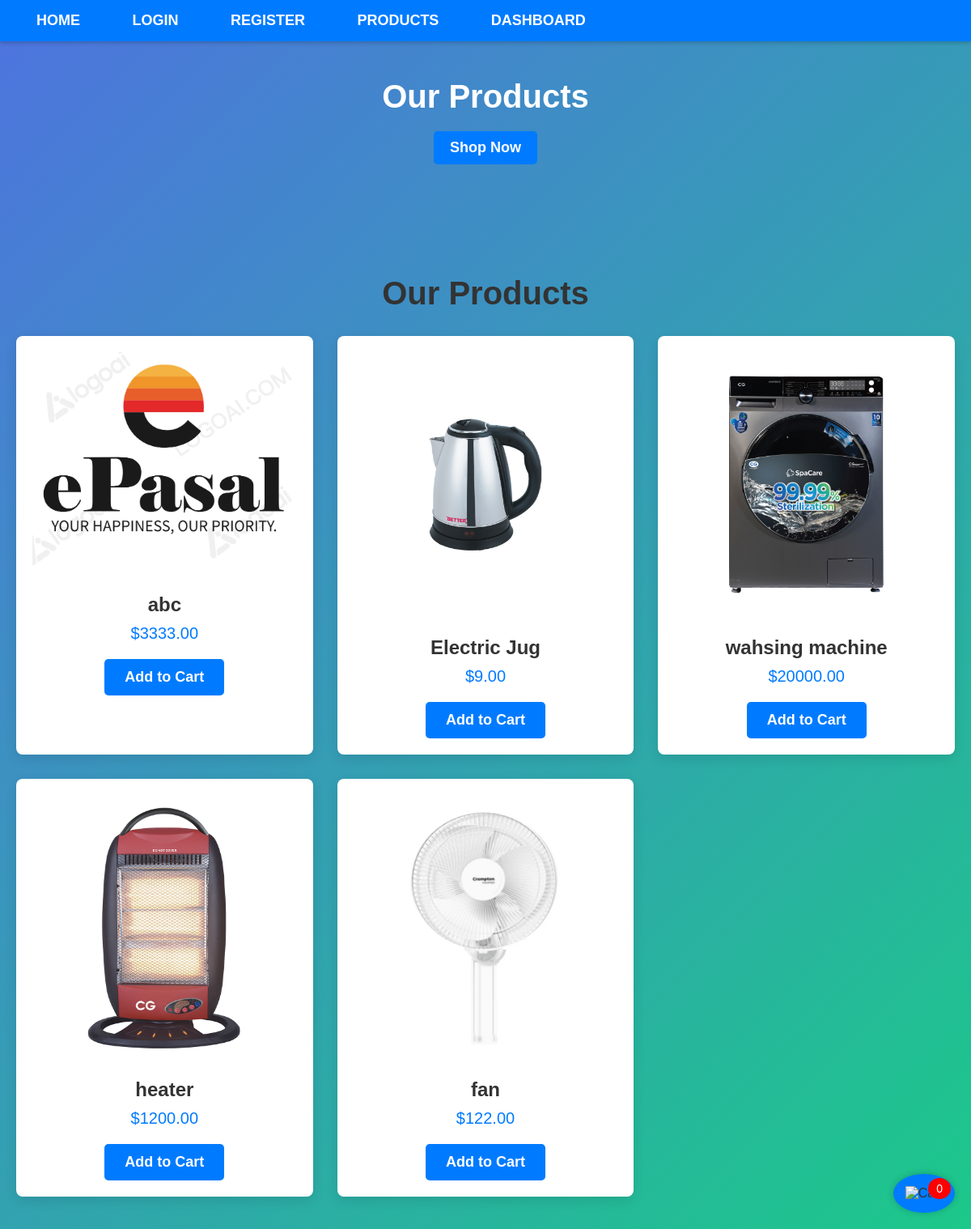
Before: /product/ with the older database file.
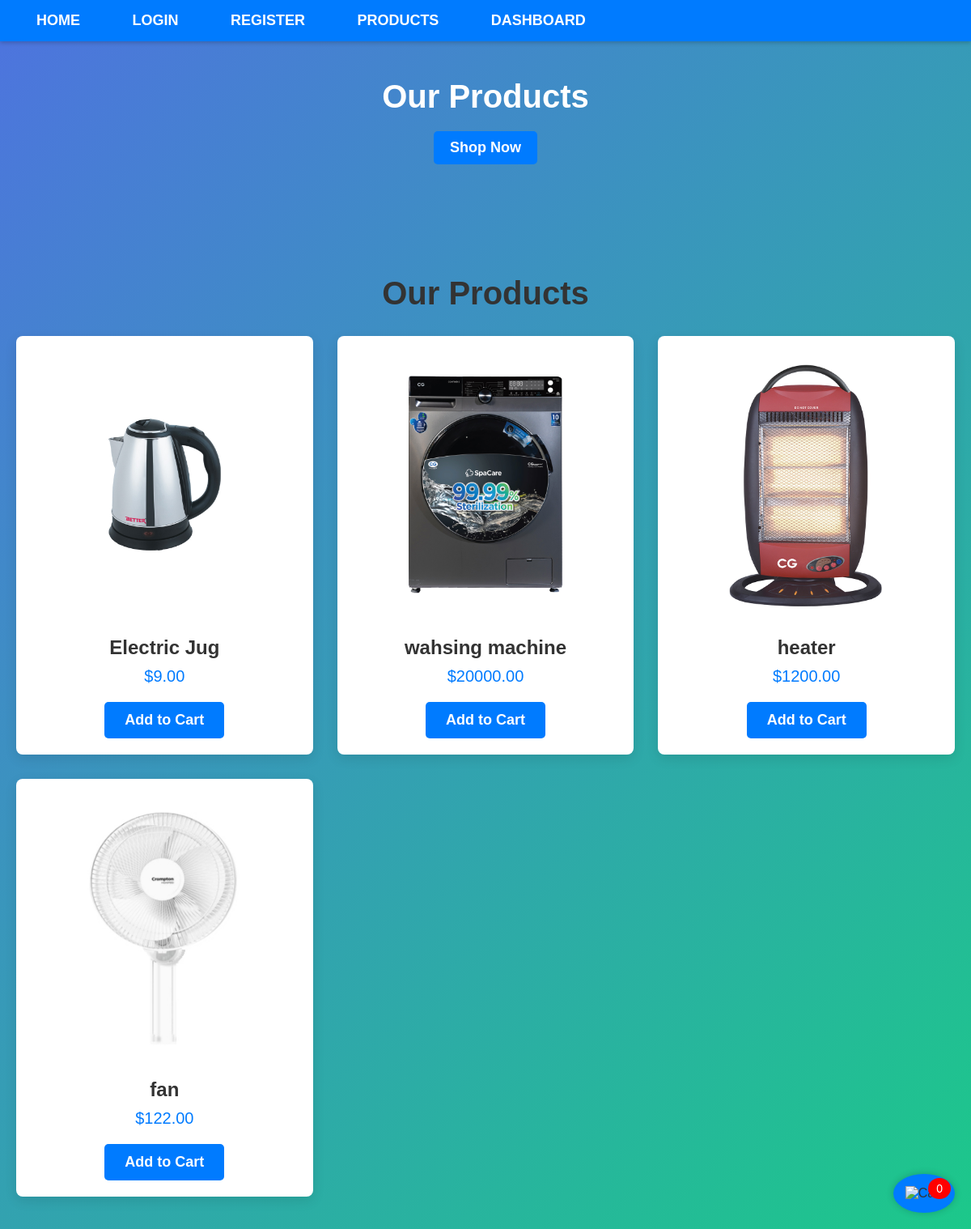
After: the same page with the newer database file.
### firstapp/models.py (models this page shows, shortened)
class Product(models.Model):
    name = models.CharField(max_length=100)
    description = models.TextField()
    price = models.DecimalField(max_digits=10, decimal_places=2)
    image = models.ImageField(upload_to='product_images/', blank=True, null=True)
    seller = models.ForeignKey(Seller, on_delete=models.CASCADE)

### firstapp/views.py (the view)
# urls.py: path("product/",views.product_page,name='product_page'),
def product_page(request):
    products = Product.objects.all()
    return render(request,'firstapp/product.html',{'products':products})

### firstapp/templates/firstapp/product.html (shortened to what this page needs)
{% load static %}
<!DOCTYPE html>
<html lang="en">
<head>
  <link rel="stylesheet" type="text/css" href="{% static 'css/product.css' %}">
</head>
<body>
  <nav>
    <a href="/">Home</a>
    <a href="{% url 'login_page' %}">Login</a>
    <a href="{% url 'register_page' %}">Register</a>
    <a href="{% url 'product_page' %}">Products</a>
    <a href="{% url 'dashboard' %}">Dashboard</a>
  </nav>
  <header>
    <div class="banner">
      <h2>Our Products</h2>
      <button class="shop-now">Shop Now</button>
    </div>
  </header>
  <section class="products">
    <h2>Our Products</h2>
    <div class="product-grid">
      {% for product in products %}
      <div class="product-card">
        <img src="{{ product.image.url }}" alt="{{ product.name }}" id="image">
        <h3 id="name">{{ product.name }}</h3>
        <p id="price">${{ product.price }}</p>
        <button class="add-to-cart" data-product-id="{{ product.id }}">Add to Cart</button>
      </div>
      {% endfor %}
    </div>
  </section>
  <div class="cart-icon">
    <img id="cart" src="https://w7.pngwing.com/pngs/317/428/png-transparent-shopping-cart-computer-icons-add-to-cart-button-angle-text-service-thumbnail.png" alt="Cart">
    <span class="cart-count">0</span>
  </div>
</body>
</html>

Changed rows visible on the page:
removed Product: image (picture), name "abc", price "3333.00"
